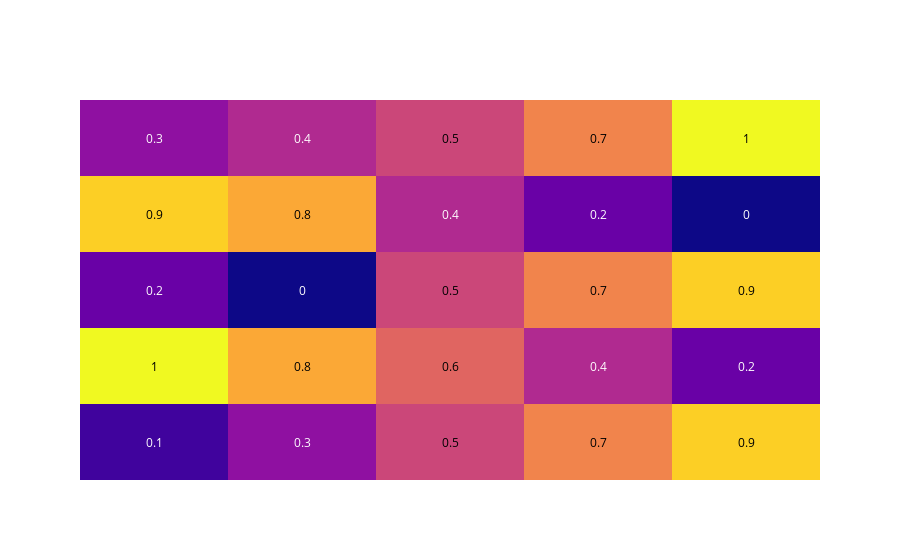

Here is the notebook cell this chart was saved with:
### Code cell
import plotly.figure_factory as ff

z = [[.1, .3, .5, .7, .9],
     [1, .8, .6, .4, .2],
     [.2, 0, .5, .7, .9],
     [.9, .8, .4, .2, 0],
     [.3, .4, .5, .7, 1]]

fig = ff.create_annotated_heatmap(z)
fig.show()

### Figure 1 — Plotly figure (JSON) as saved in the notebook; plotly's stock layout.template omitted (floating-point values rounded to 4 significant figures)
{"data": [{"colorscale": [[0, "#0d0887"], [0.1111, "#46039f"], [0.2222, "#7201a8"], [0.3333, "#9c179e"], [0.4444, "#bd3786"], [0.5556, "#d8576b"], [0.6667, "#ed7953"], [0.7778, "#fb9f3a"], [0.8889, "#fdca26"], [1, "#f0f921"]], "reversescale": false, "showscale": false, "type": "heatmap", "z": [[0.1, 0.3, 0.5, 0.7, 0.9], [1, 0.8, 0.6, 0.4, 0.2], [0.2, 0, 0.5, 0.7, 0.9], [0.9, 0.8, 0.4, 0.2, 0], [0.3, 0.4, 0.5, 0.7, 1]]}], "layout": {"annotations": [{"font": {"color": "#FFFFFF"}, "showarrow": false, "text": "0.1", "x": 0, "xref": "x", "y": 0, "yref": "y"}, {"font": {"color": "#FFFFFF"}, "showarrow": false, "text": "0.3", "x": 1, "xref": "x", "y": 0, "yref": "y"}, {"font": {"color": "#000000"}, "showarrow": false, "text": "0.5", "x": 2, "xref": "x", "y": 0, "yref": "y"}, {"font": {"color": "#000000"}, "showarrow": false, "text": "0.7", "x": 3, "xref": "x", "y": 0, "yref": "y"}, {"font": {"color": "#000000"}, "showarrow": false, "text": "0.9", "x": 4, "xref": "x", "y": 0, "yref": "y"}, {"font": {"color": "#000000"}, "showarrow": false, "text": "1", "x": 0, "xref": "x", "y": 1, "yref": "y"}, {"font": {"color": "#000000"}, "showarrow": false, "text": "0.8", "x": 1, "xref": "x", "y": 1, "yref": "y"}, {"font": {"color": "#000000"}, "showarrow": false, "text": "0.6", "x": 2, "xref": "x", "y": 1, "yref": "y"}, {"font": {"color": "#FFFFFF"}, "showarrow": false, "text": "0.4", "x": 3, "xref": "x", "y": 1, "yref": "y"}, {"font": {"color": "#FFFFFF"}, "showarrow": false, "text": "0.2", "x": 4, "xref": "x", "y": 1, "yref": "y"}, {"font": {"color": "#FFFFFF"}, "showarrow": false, "text": "0.2", "x": 0, "xref": "x", "y": 2, "yref": "y"}, {"font": {"color": "#FFFFFF"}, "showarrow": false, "text": "0", "x": 1, "xref": "x", "y": 2, "yref": "y"}, {"font": {"color": "#000000"}, "showarrow": false, "text": "0.5", "x": 2, "xref": "x", "y": 2, "yref": "y"}, {"font": {"color": "#000000"}, "showarrow": false, "text": "0.7", "x": 3, "xref": "x", "y": 2, "yref": "y"}, {"font": {"color": "#000000"}, "showarrow": false, "text": "0.9", "x": 4, "xref": "x", "y": 2, "yref": "y"}, {"font": {"color": "#000000"}, "showarrow": false, "text": "0.9", "x": 0, "xref": "x", "y": 3, "yref": "y"}, {"font": {"color": "#000000"}, "showarrow": false, "text": "0.8", "x": 1, "xref": "x", "y": 3, "yref": "y"}, {"font": {"color": "#FFFFFF"}, "showarrow": false, "text": "0.4", "x": 2, "xref": "x", "y": 3, "yref": "y"}, {"font": {"color": "#FFFFFF"}, "showarrow": false, "text": "0.2", "x": 3, "xref": "x", "y": 3, "yref": "y"}, {"font": {"color": "#FFFFFF"}, "showarrow": false, "text": "0", "x": 4, "xref": "x", "y": 3, "yref": "y"}, {"font": {"color": "#FFFFFF"}, "showarrow": false, "text": "0.3", "x": 0, "xref": "x", "y": 4, "yref": "y"}, {"font": {"color": "#FFFFFF"}, "showarrow": false, "text": "0.4", "x": 1, "xref": "x", "y": 4, "yref": "y"}, {"font": {"color": "#000000"}, "showarrow": false, "text": "0.5", "x": 2, "xref": "x", "y": 4, "yref": "y"}, {"font": {"color": "#000000"}, "showarrow": false, "text": "0.7", "x": 3, "xref": "x", "y": 4, "yref": "y"}, {"font": {"color": "#000000"}, "showarrow": false, "text": "1", "x": 4, "xref": "x", "y": 4, "yref": "y"}], "xaxis": {"gridcolor": "rgb(0, 0, 0)", "showticklabels": false, "side": "top", "ticks": ""}, "yaxis": {"showticklabels": false, "ticks": "", "ticksuffix": "  "}}}
